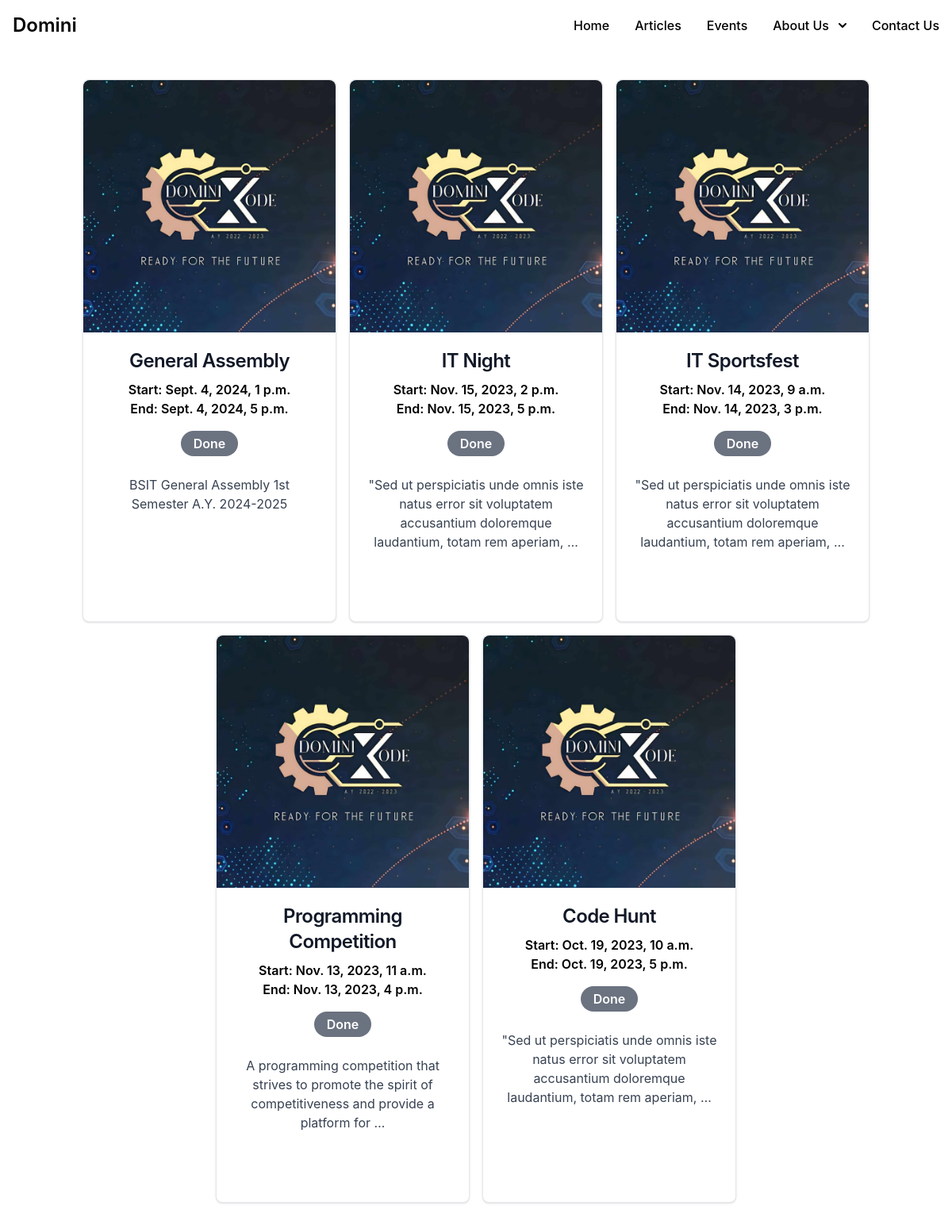
Page /events/ on the earlier database version.
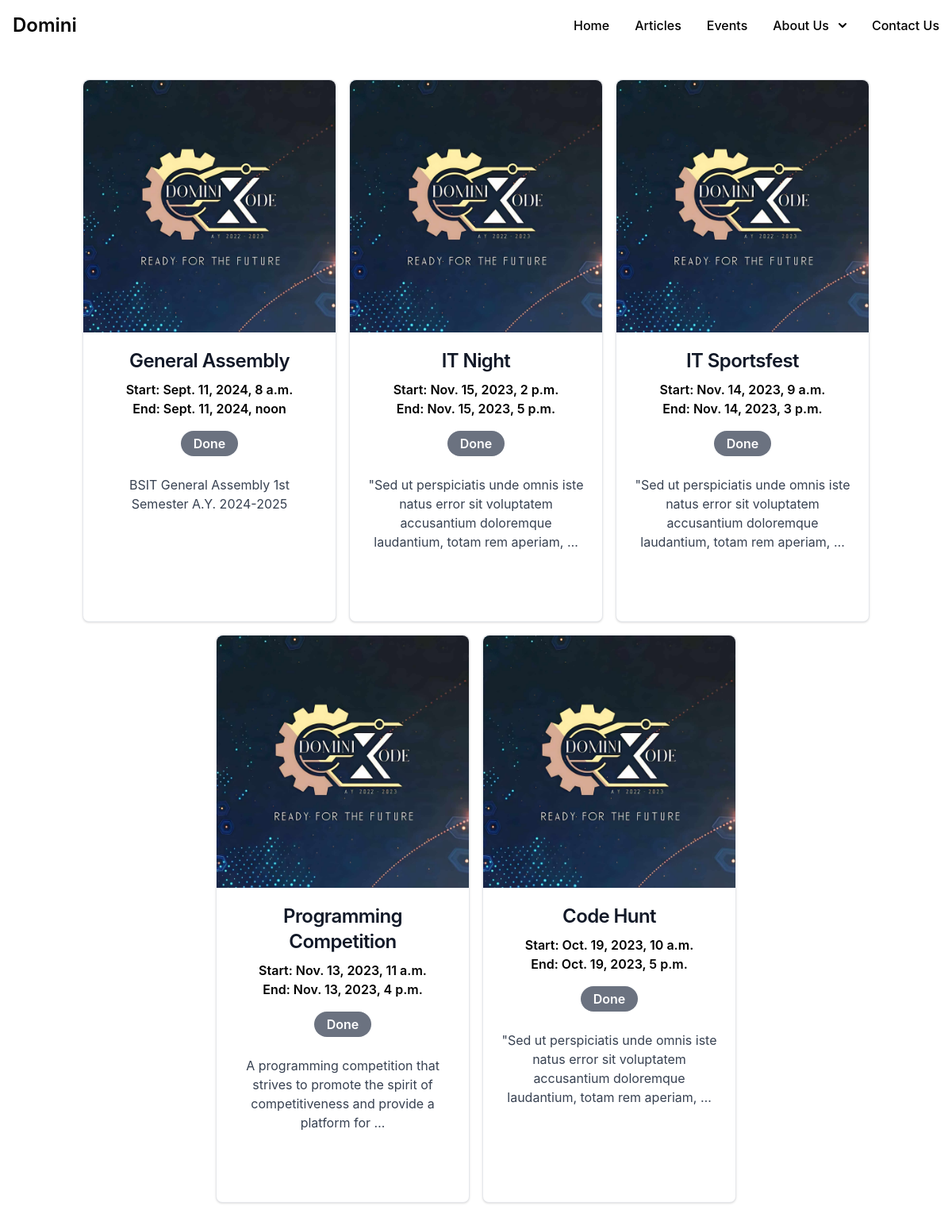
Same page on the later database version.
### Models/models.py (models this page shows, shortened)
class Events(models.Model):
    event_name = models.CharField(max_length=64)
    event_description = models.CharField(max_length=1028)
    event_start_date = models.DateTimeField()
    event_end_date = models.DateTimeField()
    event_location = models.CharField(max_length=32)
    event_registration_link = models.CharField(max_length=256, blank = True, null = True)
    event_status = models.CharField(max_length=32, blank = True, null = True,default = 'Upcoming')
    event_flyer = models.FileField(blank = True, null = True, upload_to='Models/static')

### Events/views.py (the view)
# urls.py: path('events/', views.events, name = 'events'),
def events(request):
    q = Events.objects.all().order_by('-event_start_date')
    items = {
            'events': q
        }
    if get_referer(request):
        return render(request, 'Events/partition/events.html', context = items)
    else:
        return render(request, 'Events/events.html', context = items)

### Events/templatetags/custom_filter.py (called while the page is built)
@register.filter
def date_status(date):
    if timezone.now() < date.event_start_date:
        return "Upcoming"
    elif timezone.now() < date.event_start_date and timezone.now() > date.event_end_date:
        return "Ongoing"
    else:
        return "Done"

### LandingPage/views.py (called while the page is built)
def get_referer(request):
    is_HTMX = request.META.get('HTTP_HX_REQUEST')
    if not is_HTMX:
        return False
    else:
        return True

### Events/templates/Events/events.html (shortened to what this page needs)
{% extends 'Events/base/base.html' %}
{% block content %} {% load static %} {% load custom_filter %}
<div class="h-screen w-full flex flex-col items-center justify-center">
  <div class="h-3/4 w-full flex justify-center flex-wrap gap-4">
    {% for event in events %}
    <div
      class="w-80 bg-white border border-gray-200 rounded-lg shadow flex flex-col"
    >
      <div class="w-full flex items-center justify-center">
        {% if event.flyer %}
        <img
          class="rounded-t-lg"
          height="320"
          width="320"
          src="{{event.flyer.url}}"
          alt=""
        />
        {% else %}
        <img
          class="rounded-t-lg"
          height="320"
          width="320"
          src="/media/domini_xode_logo.jpg"
          alt=""
        />
        {% endif %}
      </div>
      <div class="p-5 flex-grow">
        <h5
          class="mb-2 text-2xl font-semibold tracking-tight text-gray-900 text-center"
        >
          {{event.event_name}}
        </h5>
        <h1 class="text-center font-semibold">
          Start: {{event.event_start_date}}
        </h1>
        <h1 class="text-center font-semibold">End: {{event.event_end_date}}</h1>
        <div>
          <div class="text-center mt-4">
            {% if event|date_status == 'Ongoing' %}
            <span
              class="inline-block px-4 py-1 bg-green-500 text-white font-semibold rounded-full"
              >Ongoing</span
            >
            {% elif event|date_status == 'Done' %}
            <span
              class="inline-block px-4 py-1 bg-gray-500 text-white font-semibold rounded-full"
              >Done</span
            >
            {% else %}
            <span
              class="inline-block px-4 py-1 bg-blue-500 text-white font-semibold rounded-full"
              >Upcoming</span
            >
            {% endif %}
          </div>
        </div>
        <p class="mt-6 mb-3 font-normal text-gray-700 text-center">
          {{event.event_description | truncatewords:16}}
        </p>
      </div>
      <div class="p-5 flex justify-center mb-4"></div>
    </div>
    {% endfor %}
  </div>
</div>
<div class="h-screen w-full"></div>
{% endblock %}

### Events/templates/Events/base/base.html (shortened to what this page needs)
<!DOCTYPE html>
<html lang="en">
  <head>
    {% load static tailwind_tags %}
    {% tailwind_css %}
    <link href="https://cdn.jsdelivr.net/npm/flowbite@2.5.1/dist/flowbite.min.css" rel="stylesheet" media = "all"/>
    {% load static %}
{% include 'NavigationBar/navbar.html' %}
  <body class="bodyContainer">
    <div id="content">{% block content %} {% endblock %}</div>
  </body>
</html>

### NavigationBar/templates/NavigationBar/navbar.html (shortened to what this page needs)
<nav class="border-gray-200 z-40 bg-white/0 w-full absolute">
  <div
    class="max-w-screen-xl flex flex-wrap items-center w-full justify-between md:justify-start mx-auto p-4"
  >
    <a
      href="https://www.dominixode.org/"
      class="flex items-center space-x-3 rtl:space-x-reverse mr-20"
    >
      <span
        class="self-center text-2xl font-semibold whitespace-nowrap text-white"
        id="hero"
        >Domini</span
      >
    </a>
    <div class="hidden w-full md:block md:w-auto" id="navbar-default">
      <ul
        class="font-medium flex flex-col p-4 md:p-0 mt-4 border border-gray-100 bg-white md:bg-transparent rounded-lg md:flex-row md:space-x-8 rtl:space-x-reverse md:mt-0 md:border-0"
      >
        <li>
          <a
            href="{% url 'index' %}"
            hx-get="{% url 'index' %}"
            hx-push-url="true"
            hx-swap="innerHTML transition:true"
            hx-target="#content"
            class="cursor-pointer block py-2 px-3 text-black md:text-white rounded md:p-0"
            aria-current="page"
            >Home</a
          >
        </li>
        <li>
          <a
            href="{% url 'articles' %}"
            hx-get="{% url 'articles' %}"
            hx-push-url="true"
            hx-swap="transition:true"
            hx-target="#content"
            class="cursor-pointer block py-2 px-3 text-black md:text-white rounded md:border-0 md:p-0"
            >Articles</a
          >
        </li>
        <li>
          <a
            href="{% url 'events' %}"
            hx-get="{% url 'events' %}"
            hx-push-url="true"
            hx-swap="transition:true"
            hx-target="#content"
            class="cursor-pointer block py-2 px-3 text-black md:text-white rounded md:border-0 md:hover:text-blue-700 md:p-0"
            >Events</a
          >
        </li>
        <li>
          <a
            id="dropdownDefaultButton"
            data-dropdown-toggle="dropdown"
            class="cursor-pointer block py-2 px-3 text-black md:text-white rounded md:border-0 md:hover:text-blue-700 md:p-0 inline-flex items-center"
            type="button"
            >About Us
            <svg
              class="w-2.5 h-2.5 ms-3"
              aria-hidden="true"
              xmlns="http://www.w3.org/2000/svg"
              fill="none"
              viewBox="0 0 10 6"
            >
              <path
                stroke="currentColor"
                stroke-linecap="round"
                stroke-linejoin="round"
                stroke-width="2"
                d="m1 1 4 4 4-4"
              />
            </svg>
          </a>
        </li>
        <li>
          <a
            href="{% url 'contact' %}"
            hx-get="{% url 'contact' %}"
            hx-push-url="true"
            hx-swap="innerHTML transition:true"
            hx-target="#content"
            class="cursor-pointer block py-2 px-3 text-black md:text-white rounded md:border-0 md:hover:text-blue-700 md:p-0"
            >Contact Us</a
          >
        </li>
      </ul>
    </div>
  </div>
</nav>

### Events/templates/Events/events.html (style rules this page uses)
nav a { color: black !important; }
#hero { color: black !important; }

Differences in the rows shown:
changed Events "General Assembly": event_start_date "Sept. 4, 2024, 1 p.m." → "Sept. 11, 2024, 8 a.m."; event_end_date "Sept. 4, 2024, 5 p.m." → "Sept. 11, 2024, noon"
